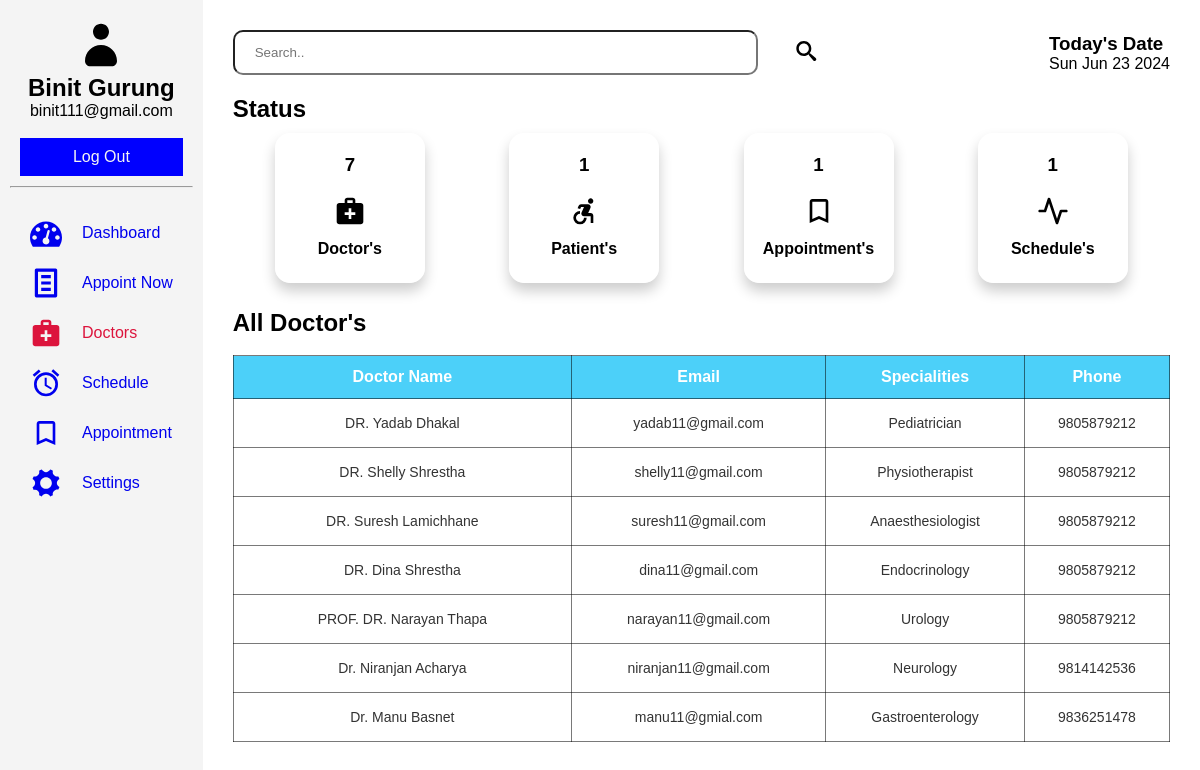
Page /patient/doctor.php (signed in) on the committed database.
### tables this page shows
CREATE TABLE `register` (
  `id` int(11) NOT NULL,
  `fullname` varchar(60) NOT NULL,
  `email` varchar(60) NOT NULL,
  `tel` varchar(15) NOT NULL,
  `password` varchar(60) NOT NULL
);

CREATE TABLE `doctor` (
  `id` int(11) NOT NULL,
  `fname` varchar(60) NOT NULL,
  `email` varchar(60) NOT NULL,
  `password` varchar(60) NOT NULL,
  `phone` varchar(60) NOT NULL,
  `image_name` varchar(255) NOT NULL,
  `image_path` varchar(255) NOT NULL,
  `sid` int(11) DEFAULT NULL,
  `created_at` timestamp NULL DEFAULT current_timestamp()
);

CREATE TABLE `specialities` (
  `id` int(11) NOT NULL,
  `title` varchar(60) NOT NULL,
  `description` text NOT NULL,
  `image_name` varchar(60) NOT NULL,
  `image_path` varchar(255) NOT NULL,
  `created_at` timestamp NULL DEFAULT current_timestamp()
);

### patient/doctor.php (the view, shortened to what this page needs)
<?php
    include('../connection.php');
    $keyword = isset($_GET['keyword'])  ? $_GET['keyword'] : NULL ;
    if(isset($keyword)){
        $sql = "SELECT * from doctor where fname like '%$keyword%'";
    }else{
        $sql = "SELECT doc.fname, doc.email, sp.title, doc.phone from doctor as doc INNER JOIN specialities as sp ON doc.sid = sp.id";
    }
    $result = mysqli_query($conn, $sql);
    $useremail = $_SESSION["username"];
    $usql = "SELECT fullname FROM register where email='$useremail';";
    $uresult = mysqli_query($conn, $usql);
    $urow = mysqli_fetch_assoc($uresult);
?>
<!DOCTYPE html>
<html lang="en">
<head>
    <link rel="stylesheet" href="../assets/dash1.css">
</head>
<body>
    <section class="dashboard">
        <div class="sidebar">
            <header>
                <svg class="icon icon-user"><use xlink:href="#icon-user"></use></svg>
                <h1><?php echo $urow['fullname']; ?></h1>
                <p><?php echo ''. $_SESSION['username']. ''; ?></p><br>
                <a href="../logout.php">Log Out</a>
            </header>
            <hr>
            <div class="sidebar-items">
                <ul>
                    <li><a href="../patient/dash.php"><svg class="icon icon-dashboard"><use xlink:href="#icon-dashboard"></use></svg>Dashboard</a></li>
                    <li><a href="../patient/form.php"><svg class="icon icon-text-document"><use xlink:href="#icon-text-document"></use></svg>Appoint Now</a></li>
                    <li class="active"><a href="../patient/doctor.php"><svg class="icon icon-medical_services"><use xlink:href="#icon-medical_services"></use></svg>Doctors</a></li>
                    <li><a href="../patient/schedule.php"><svg class="icon icon-access_alarms"><use xlink:href="#icon-access_alarms"></use></svg>Schedule</a></li>
                    <li><a href="../patient/appoint.php"><svg class="icon icon-bookmark_outline"><use xlink:href="#icon-bookmark_outline"></use></svg>Appointment</a></li>
                    <li><a href="../patient/config.php"><svg class="icon icon-cog"><use xlink:href="#icon-cog"></use></svg>Settings</a></li>
                </ul>
            </div>
        </div>
        <section class="main">
            <div class="head">
                <form action="#" method="get" class="search-bar">
                    <input type="text" name="keyword" placeholder="Search..">
                    <button type="submit" class="search"><svg class="icon icon-search"><use xlink:href="#icon-search"></use></svg></button>
                </form>
                <div class="date-container">
                    <h1>Today's Date</h1>
                    <p id="date"></p>
                </div>
            </div>
            <div class="status">
                <div class="status-bar">
                    <h2>Status</h2>
                </div>
                <div class="dash-collection">
                    <div class="doc">
                        <?php
                            $dsql = "SELECT * FROM doctor";
                            $dresult = mysqli_query($conn, $dsql);
                            if($drow = mysqli_num_rows($dresult)){
                                echo '<h3>'.$drow.'</h3>';
                            }else{
                                echo '<h3>0</h3>';
                            }
                        ?>
                        <svg class="icon icon-medical_services"><use xlink:href="#icon-medical_services"></use></svg><br>
                        <h4>Doctor's</h4><br>
                    </div>
                    <div class="doc">
                        <?php
                            $psql = "SELECT * FROM patient";
                            $presult = mysqli_query($conn, $psql);
                            if($prow = mysqli_num_rows($presult)){
                                echo '<h3>'.$prow.'</h3>';
                            }else{
                                echo '<h3>0</h3>';
                            }
                        ?>
                        <svg class="icon icon-accessible_forward"><use xlink:href="#icon-accessible_forward"></use></svg><br>
                        <h4>Patient's</h4><br>
                    </div>
                    <div class="doc">
                        <?php
                            $asql = "SELECT * FROM appointment";
                            $aresult = mysqli_query($conn, $asql);
                            if($arow = mysqli_num_rows($aresult)){
                                echo '<h3>'.$arow.'</h3>';
                            }else{
                                echo '<h3>0</h3>';
                            }
                        ?>
                        <svg class="icon icon-bookmark_outline"><use xlink:href="#icon-bookmark_outline"></use></svg><br>
                        <h4>Appointment's</h4><br>
                    </div>
                    <div class="doc">
                        <?php
                            $ssql = "SELECT * FROM schedule";
                            $sresult = mysqli_query($conn, $ssql);
                            if($srow = mysqli_num_rows($sresult)){
                                echo '<h3>'.$srow.'</h3>';
                            }else{
                                echo '<h3>0</h3>';
                            }
                        ?>
                        <svg class="icon icon-activity"><use xlink:href="#icon-activity"></use></svg><br>
                        <h4>Schedule's</h4><br>
                    </div>
                </div>
            </div>
            <div class="tabular">
                <h2>All Doctor's</h2><br>
                <table class="table-container">
                    <thead>
                        <tr>
                            <th>Doctor Name</th>
                            <th>Email</th>
                            <th>Specialities</th>
                            <th>Phone</th>
                        </tr>
                    </thead>
                    <tbody>
                        <tr>
                            <?php
                                while($row = mysqli_fetch_assoc($result)){
                            ?>
                                <td style="padding: 16px; "><?php echo $row['fname'] ?></td>
                                <td><?php echo $row['email'] ?></td>
                                <td><?php echo $row['title'] ?></td>
                                <td><?php echo $row['phone'] ?></td>
                        </tr>
                            <?php
                                }
                            ?>
                    </tbody>
                </table>
            </div>
        </section>
    </section>
</body>
</html>

### assets/dash1.css (style rules this page uses)
* { margin: 0; padding: 0; box-sizing: border-box; }
body { font-family: Arial, sans-serif; }
.dashboard { display: grid; grid-template-columns: auto 2fr; grid-template-rows: auto 1fr; grid-template-areas: "header header" "sidebar main"; height: 100vh; }
.dashboard a { text-decoration: none; display: flex; gap: 20px; text-align: center; align-items: center; justify-content: center; }
header { grid-area: header; color: #000000; padding: 10px; text-align: center; }
header a { padding: 8px; }
header p { display: flex; text-align: center; align-items: center; justify-content: center; }
.sidebar { grid-area: sidebar; background: #f4f4f4; padding: 10px; height: auto; position: relative; }
.sidebar header>a { border: 2px solid blue; color: #f4f4f4; background-color: blue; }
.sidebar-items ul { display: flexbox; margin: 20px; text-align: center; text-decoration: none; justify-content: space-between; }
.sidebar-items li { display: flex; text-align: center; align-items: center; list-style: none; justify-content: space-between; }
li.active a { color: crimson; }
.main { grid-area: main; margin: 10px; padding: 20px; }
.head { display: flex; width: 100%; text-align: center; align-items: center; justify-content: space-between; }
.head h1, p { display: block; text-align: start; align-items: center; }
.search-bar { width: 70%; height: 45px; display: flex; gap: 5px; }
.search-bar input { padding: 20px; width: 80%; border-radius: 10px; }
.search-bar button { border: none; background-color: transparent; }
.date-container { text-align: center; }
.banner>h2, h3 { padding: 10px; }
.status { display: block; margin-top: 20px; }
.status .status-bar h2 { font-size: 200; }
.dash-collection { display: flex; flex-wrap: wrap; gap: -20px; text-align: center; justify-content: space-around; }
.dash-collection .doc { border: 1px solid rgb(255, 255, 255); border-radius: 15px; box-shadow: 0 8px 14px 0 rgba(0,0,0,0.2); height: 150px; width: 150px; margin: 10px; padding: 10px; }
.tabular { background: #fff; margin-top: 1rem; }
.table-container { width: 100%; text-align: center; }
thead { background-color: rgb(76, 208, 249); color: #fff; }
th, td, thead, tr, table { border: 1px solid rgba(0, 0, 0, 0.525); border-collapse: collapse; }
th { padding: 12px; font-size: 16px; }
td { padding: 4px; color: #333; font-size: 14px; font-weight: 400; }
.date-group label, input, button { padding: 10px; border-radius: 5px; }
.icon { display: inline-block; width: 70px; height: 50px; stroke-width: 0; stroke: currentColor; fill: currentColor; }
.icon-user { width: 2em; }
.icon-dashboard, .icon-medical_services, .icon-accessible_forward, .icon-access_alarms, .icon-bookmark_outline, .icon-activity, .icon-person_add_alt_1, .icon-add_alarm, .icon-text-document, .icon-cog, .icon-upload, .icon-user-plus, .icon-update, .icon-injection, .icon-checkmark { width: 2em; }
.icon-eye, .icon-trash, .icon-pencil, .icon-search, .icon-check-circle, .icon-checkmark { width: 5em; height: 1.5em; }

### rows in the picture
register: fullname "Binit Gurung"
doctor: fname "DR. Yadab Dhakal", email "yadab11@gmail.com", sid.title "Pediatrician", phone "9805879212"
doctor: fname "DR. Shelly Shrestha", email "shelly11@gmail.com", sid.title "Physiotherapist", phone "9805879212"
doctor: fname "DR. Suresh Lamichhane", email "suresh11@gmail.com", sid.title "Anaesthesiologist", phone "9805879212"
doctor: fname "DR. Dina Shrestha", email "dina11@gmail.com", sid.title "Endocrinology", phone "9805879212"
doctor: fname "PROF. DR. Narayan Thapa", email "narayan11@gmail.com", sid.title "Urology", phone "9805879212"
doctor: fname "Dr. Niranjan Acharya", email "niranjan11@gmail.com", sid.title "Neurology", phone "9814142536"
doctor: fname "Dr. Manu Basnet", email "manu11@gmial.com", sid.title "Gastroenterology", phone "9836251478"

### other values in the picture
$_SESSION['username'] "binit111@gmail.com"
$drow "7"
$prow "1"
$arow "1"
$srow "1"
